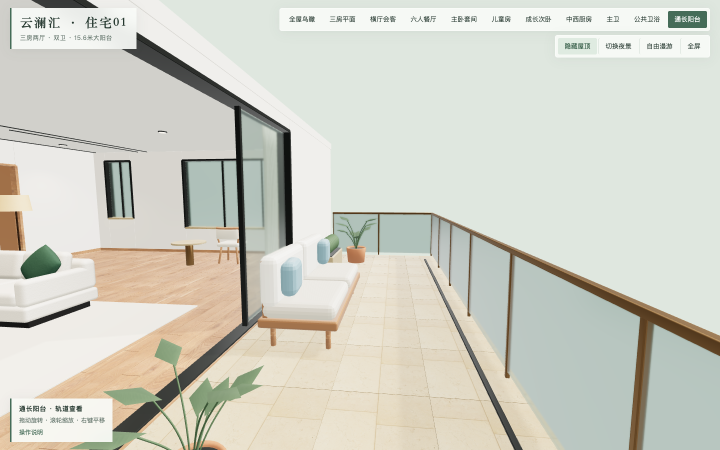
#> input picture prototypes/residential01/qa-images/desktop-balcony.png, 1440 x 900 px (shown at 1/2 size)
$ python rectify-concept.py ../../../prototypes/residential01/qa-images/desktop-balcony.png ../../../prototypes/residential01/qa-images/desktop-bath.png out.png
#> lines starting #> are read from the running program, lines starting #| are printed output that depends on the picture
"""Warp the concept aerial onto the game plan (x east, z south) using the four
plot corners, then overlay current layout outlines for a gap review.

Usage (repo root):
  python3 docs/planning/2026-10-29-p1-concept-fidelity/rectify-concept.py \
    docs/planning/2026-10-28-p1-expansion/aerial-concept-a.png \
    docs/planning/2026-10-29-p1-concept-fidelity/design-data.json out.png
"""
import json, sys
import numpy as np
from PIL import Image, ImageDraw, ImageFont

SRC = sys.argv[1]
DATA = sys.argv[2]
OUT = sys.argv[3]
# image pixel of plot corners (NW, NE, SE, SW) measured on the 1672x941 aerial
IMG = np.array([[343, 104], [1297, 90], [1492, 805], [207, 806]], float)
GAME = np.array([[-286, -256], [-16, -256], [-16, -20], [-286, -20]], float)

def homography(src, dst):
    A = []
    for (x, y), (u, v) in zip(src, dst):
        A.append([x, y, 1, 0, 0, 0, -u * x, -u * y, -u])
        A.append([0, 0, 0, x, y, 1, -v * x, -v * y, -v])
    _, _, vt = np.linalg.svd(np.array(A))
    h = vt[-1].reshape(3, 3)
    return h / h[2, 2]

H = homography(GAME, IMG)  # game -> image
S = 4.0  # px per metre in the output plan
X0, Z0, X1, Z1 = -306, -276, 4, 0
W, Hh = int((X1 - X0) * S), int((Z1 - Z0) * S)
xs = X0 + (np.arange(W) + .5) / S
zs = Z0 + (np.arange(Hh) + .5) / S
gx, gz = np.meshgrid(xs, zs)
pts = np.stack([gx.ravel(), gz.ravel(), np.ones(gx.size)])
uvw = H @ pts
u = (uvw[0] / uvw[2]).reshape(Hh, W)
v = (uvw[1] / uvw[2]).reshape(Hh, W)
src = np.asarray(Image.open(SRC).convert('RGB')).astype(float)
h, w = src.shape[:2]
#> h = 900; w = 1440
u0 = np.clip(np.floor(u).astype(int), 0, w - 2); v0 = np.clip(np.floor(v).astype(int), 0, h - 2)
#> after `u0 = np.clip(np.floor(u).astype(int), 0, w - 2)`:
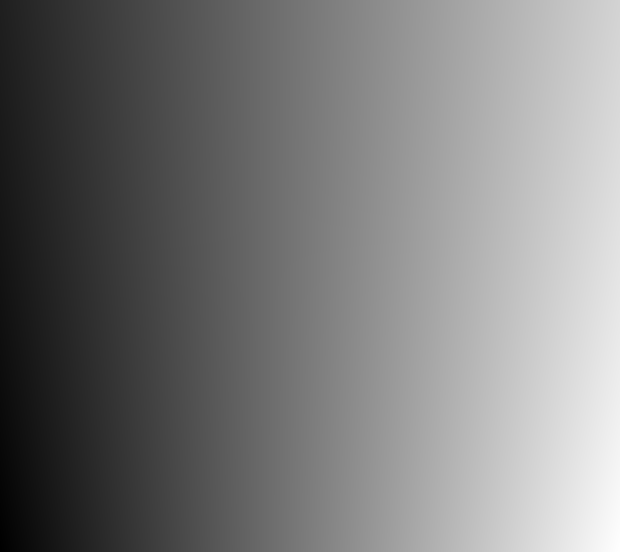
#> u: shape (1104, 1240) float64 (shown at 1/2 size); min 96.41, max 1615, mean 830.1; drawn with min black and max white
#> after `v0 = np.clip(np.floor(v).astype(int), 0, h - 2)`:
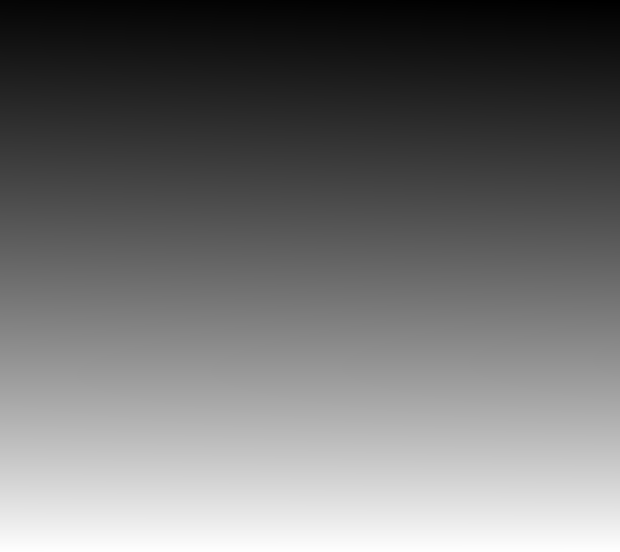
#> v: shape (1104, 1240) float64 (shown at 1/2 size); min 45.28, max 888.9, mean 422.7; drawn with min black and max white
fu = np.clip(u - u0, 0, 1)[..., None]; fv = np.clip(v - v0, 0, 1)[..., None]
img = (src[v0, u0] * (1 - fu) * (1 - fv) + src[v0, u0 + 1] * fu * (1 - fv) + src[v0 + 1, u0] * (1 - fu) * fv + src[v0 + 1, u0 + 1] * fu * fv)
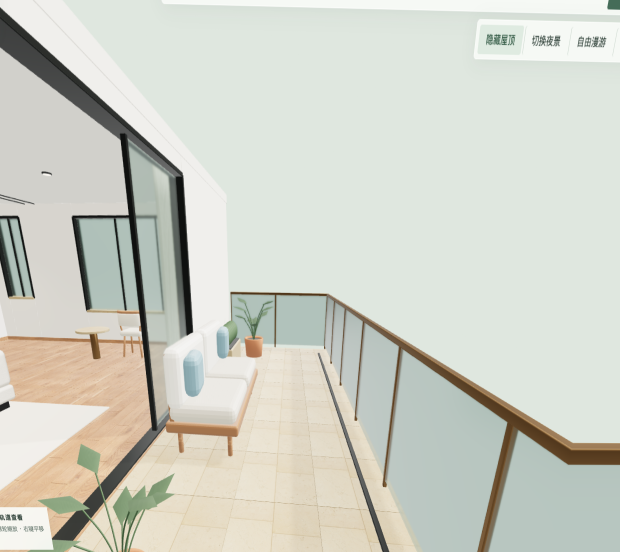
#> img: shape (1104, 1240, 3) float64 (shown at 1/2 size); mean R, G, B 207.6, 209.9, 199.6
out = Image.fromarray(img.astype(np.uint8))
out.save(OUT.replace('.png', '-plain.png'))

#> (the run stopped early here; a loop or call above may not have finished)

$ run again, on prototypes/residential01/qa-images/desktop-bedroom2.png
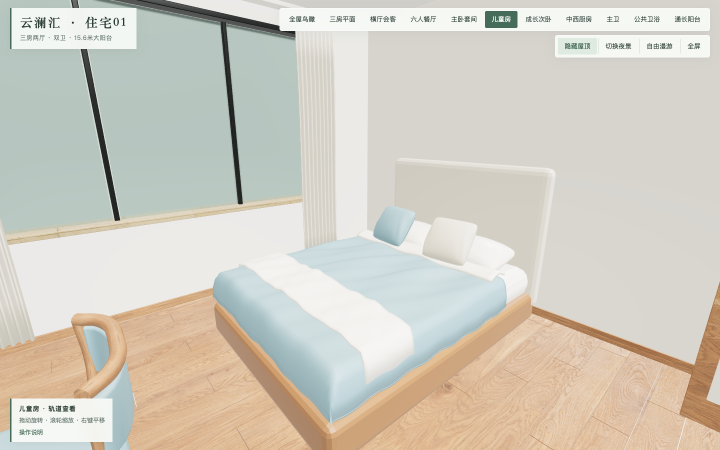
#> input picture prototypes/residential01/qa-images/desktop-bedroom2.png, 1440 x 900 px (shown at 1/2 size)
#> `img = (src[v0, u0] * (1 - fu) * (1 - fv) + src[v0, u0 + 1] * fu * (1 -..`:
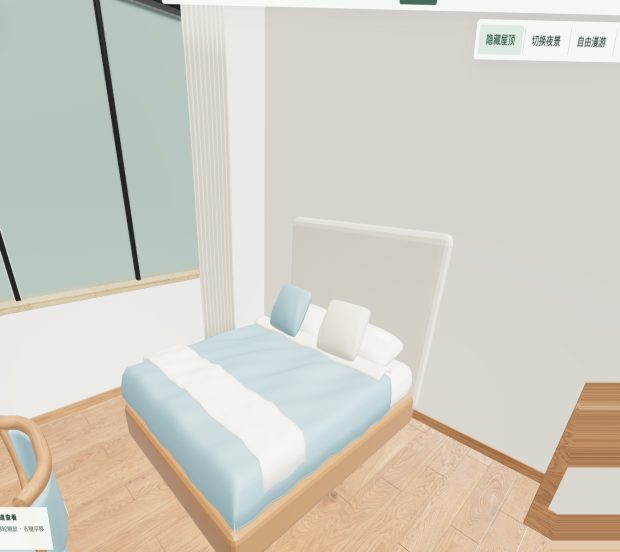
#> img: shape (1104, 1240, 3) float64 (shown at 1/2 size); mean R, G, B 210.1, 206.1, 195.7

$ run again, on prototypes/residential01/qa-images/desktop-bedroom3.png
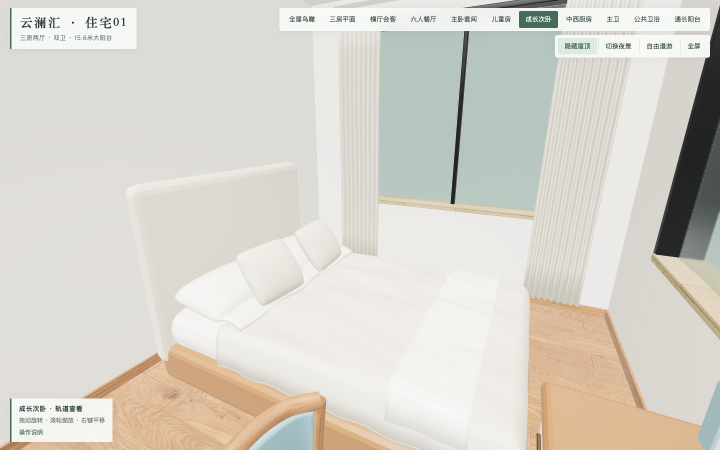
#> input picture prototypes/residential01/qa-images/desktop-bedroom3.png, 1440 x 900 px (shown at 1/2 size)
#> `img = (src[v0, u0] * (1 - fu) * (1 - fv) + src[v0, u0 + 1] * fu * (1 -..`:
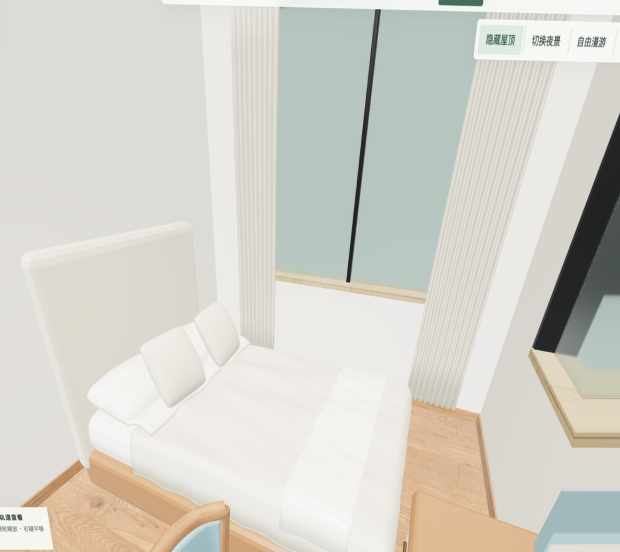
#> img: shape (1104, 1240, 3) float64 (shown at 1/2 size); mean R, G, B 213.1, 211.2, 203

$ run again, on prototypes/residential01/qa-images/desktop-commonBath.png
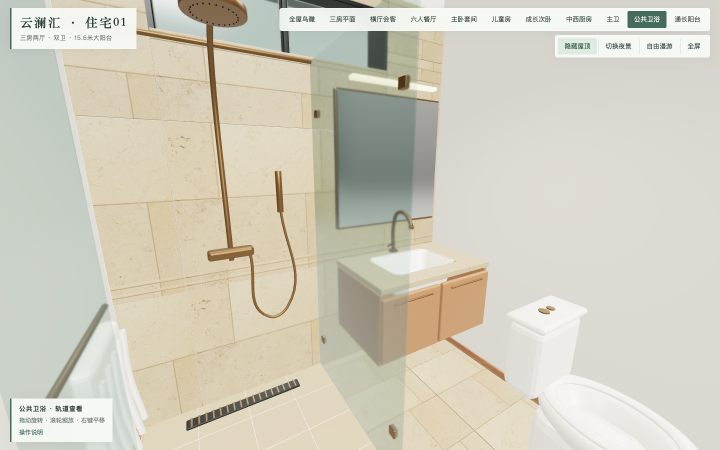
#> input picture prototypes/residential01/qa-images/desktop-commonBath.png, 1440 x 900 px (shown at 1/2 size)
#> `img = (src[v0, u0] * (1 - fu) * (1 - fv) + src[v0, u0 + 1] * fu * (1 -..`:
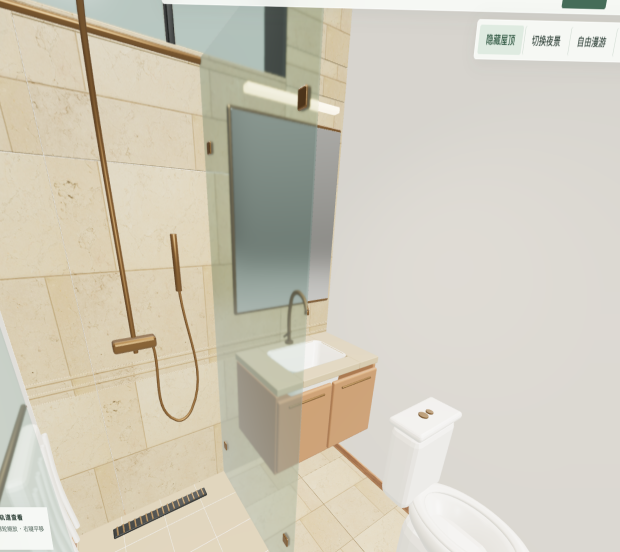
#> img: shape (1104, 1240, 3) float64 (shown at 1/2 size); mean R, G, B 208.4, 203.2, 188
